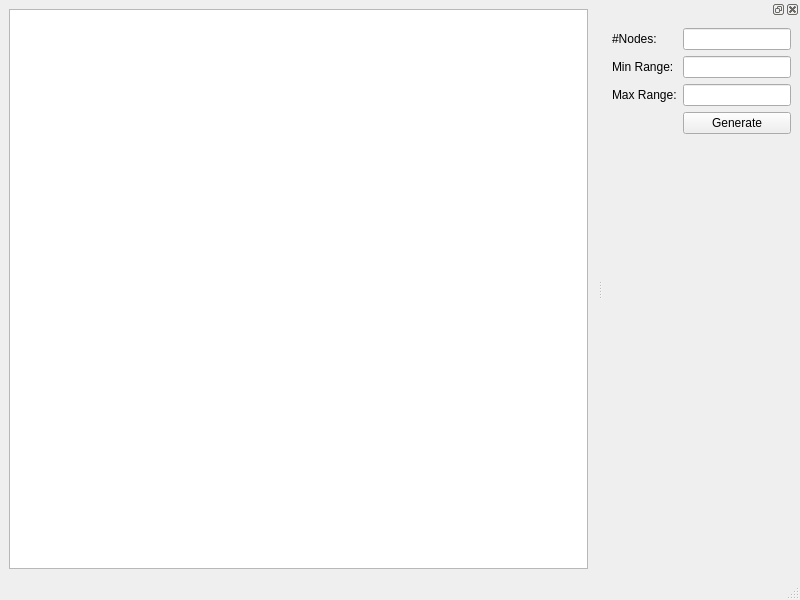
<?xml version="1.0" encoding="UTF-8"?>
<ui version="4.0">
 <class>MainWindow</class>
 <widget class="QMainWindow" name="MainWindow">
  <property name="geometry">
   <rect>
    <x>0</x>
    <y>0</y>
    <width>800</width>
    <height>600</height>
   </rect>
  </property>
  <property name="windowTitle">
   <string>MainWindow</string>
  </property>
  <widget class="QWidget" name="centralwidget">
   <layout class="QHBoxLayout" name="horizontalLayout">
    <item>
     <widget class="GraphicsView" name="graphicsView"/>
    </item>
   </layout>
  </widget>
  <widget class="QMenuBar" name="menubar">
   <property name="geometry">
    <rect>
     <x>0</x>
     <y>0</y>
     <width>800</width>
     <height>23</height>
    </rect>
   </property>
  </widget>
  <widget class="QStatusBar" name="statusbar"/>
  <widget class="QDockWidget" name="dockWidget">
   <attribute name="dockWidgetArea">
    <number>2</number>
   </attribute>
   <widget class="QWidget" name="dockWidgetContents">
    <layout class="QFormLayout" name="formLayout">
     <item row="0" column="0">
      <widget class="QLabel" name="label">
       <property name="text">
        <string>#Nodes:</string>
       </property>
      </widget>
     </item>
     <item row="2" column="0">
      <widget class="QLabel" name="label_2">
       <property name="text">
        <string>Min Range:</string>
       </property>
      </widget>
     </item>
     <item row="3" column="0">
      <widget class="QLabel" name="label_3">
       <property name="text">
        <string>Max Range:</string>
       </property>
      </widget>
     </item>
     <item row="0" column="1">
      <widget class="QLineEdit" name="lineEditNCount"/>
     </item>
     <item row="2" column="1">
      <widget class="QLineEdit" name="lineEditMinRange"/>
     </item>
     <item row="3" column="1">
      <widget class="QLineEdit" name="lineEditmaxRange"/>
     </item>
     <item row="4" column="1">
      <widget class="QPushButton" name="pushButtonGen">
       <property name="text">
        <string>Generate</string>
       </property>
      </widget>
     </item>
    </layout>
   </widget>
  </widget>
 </widget>
 <customwidgets>
  <customwidget>
   <class>GraphicsView</class>
   <extends>QGraphicsView</extends>
   <header>graphicsview.h</header>
  </customwidget>
 </customwidgets>
 <resources/>
 <connections/>
</ui>
